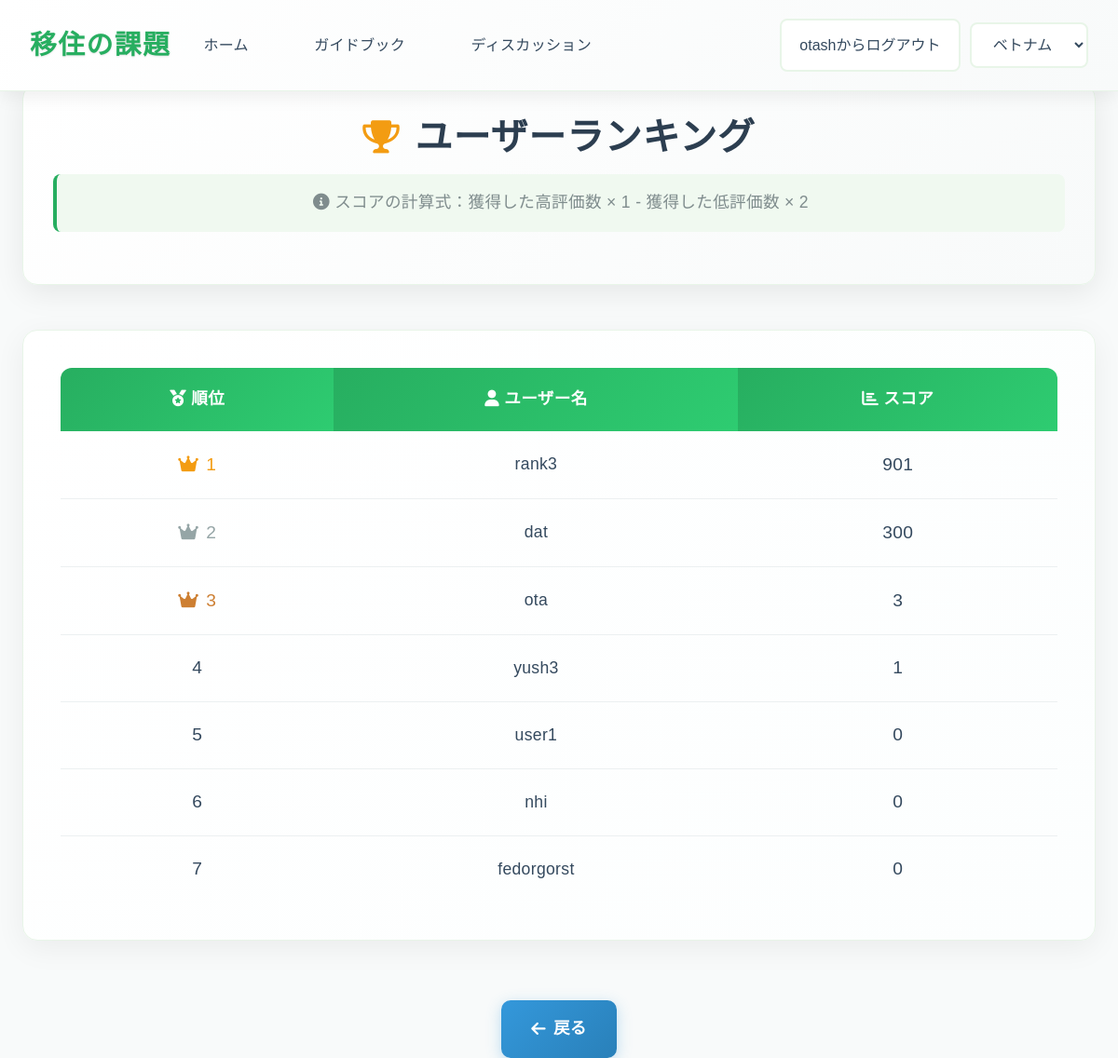
Page /discussions/ranking/ (signed in) on the committed database.
### app1/models.py (models this page shows, shortened)
class UserName(models.Model):
    id=models.UUIDField(primary_key=True,default=uuid.uuid4,editable=False)
    user_name=models.CharField(max_length=50,verbose_name="ユーザ名")
    password=models.CharField(max_length=50,null=True,blank=True,verbose_name="パスワード")
    score=models.IntegerField(default=0,verbose_name="スコア")

### app1/views.py (the view)
class RankingView(View):
    def get(self,request):
        users = UserName.objects.all().order_by('-score')
        return render(request,"app1/ranking.html",{"users":users})

### templates/app1/ranking.html (shortened to what this page needs)
<!DOCTYPE html>
<html lang="ja">
<head>
    <link rel="stylesheet" href="https://cdnjs.cloudflare.com/ajax/libs/font-awesome/6.0.0-beta3/css/all.min.css">
    <link rel="stylesheet" href="https://cdn.jsdelivr.net/npm/bootstrap@4.1.3/dist/css/bootstrap.min.css">
    {% load static %}
    <link rel="stylesheet" href="{% static 'app1/css/ranking_style.css' %}">
</head>
<body>
    <header class="navbar">
        <div class="navbar-brand">移住の課題</div>
        <nav class="navbar-menu">
            <a href="{% url 'app1:index' %}" class="nav-item active" style="text-decoration: none;">ホーム</a>
            <a href="{% url 'app1:general' %}" class="nav-item" style="text-decoration: none;">ガイドブック</a>
            <a href="{% url 'app1:discussions' %}" class="nav-item" style="text-decoration: none;">ディスカッション</a>
        </nav>
        {% if request.user.is_authenticated %}
        <form action="{% url 'accounts:logout' %}" method="post" style="margin: 0 0 0 auto; margin-right: 10px;">
            <button type="submit" id="country-select" class="country-select" style="background-color: white;">{{request.user}}からログアウト</button>
        </form>
        {% else %}
        <button onclick="location.href='/login'" id="country-select" class="country-select" style="margin: 0 0 0 auto; margin-right: 10px; background-color: white;" >ログイン/新規登録</button>
        {% endif %}
        <div class="navbar-actions">
            <select id="country-select" class="country-select">
                <option value="ベトナム">ベトナム</option>
            </select>
        </div>
    </header>
    <main class="container">
        <div class="ranking-header">
            <h1>
                <i class="fas fa-trophy"></i>
                ユーザーランキング
            </h1>
            <div class="ranking-description">
                <i class="fas fa-info-circle"></i>
                スコアの計算式：獲得した高評価数 × 1 - 獲得した低評価数 × 2
            </div>
        </div>
        <div class="ranking-table-container">
            <table class="ranking-table">
                <thead>
                    <tr>
                        <th scope="col"><i class="fas fa-medal"></i> 順位</th>
                        <th scope="col"><i class="fas fa-user"></i> ユーザー名</th>
                        <th scope="col"><i class="fas fa-chart-bar"></i> スコア</th>
                    </tr>
                </thead>
                <tbody>
                    {% for user in users %}
                    <tr>
                        <td class="rank-position {% if forloop.counter == 1 %}first{% elif forloop.counter == 2 %}second{% elif forloop.counter == 3 %}third{% endif %}">{{forloop.counter}}</td>
                        <td class="user-name">{{user.user_name}}</td>
                        <td class="user-score {% if user.score > 0 %}positive-score{% elif user.score < 0 %}negative-score{% else %}zero-score{% endif %}">{{user.score}}</td>
                    </tr>
                    {% endfor %}
                </tbody>
            </table>
        </div>
        <div class="back-button-container">
            <button onclick="location.href='/discussions'" class="back-button">
                <i class="fas fa-arrow-left"></i>
                戻る
            </button>
        </div>
    </main>
</body>
</html>

### app1/static/app1/css/ranking_style.css (style rules this page uses)
body { font-family: 'Noto Sans JP', 'Hiragino Kaku Gothic ProN', 'Hiragino Sans', Meiryo, sans-serif; margin: 0; padding: 0; background-color: #f8fafa; color: #2c3e50; line-height: 1.7; font-size: 16px; letter-spacing: 0.02em; }
.container { padding-top: 90px; padding-left: 1.5rem; padding-right: 1.5rem; max-width: 1400px; margin: 0 auto; }
.navbar { display: flex; justify-content: space-between; align-items: center; background: linear-gradient(135deg, #ffffff 0%, #f8fafa 100%); padding: 1.2rem 2rem; box-shadow: 0 4px 20px rgba(0, 0, 0, 0.08); position: fixed; width: 100%; top: 0; left: 0; z-index: 1000; border-bottom: 1px solid #e8f5e8; }
.navbar-brand { font-weight: 700; font-size: 1.8rem; color: #27ae60; letter-spacing: 0.05em; text-shadow: 0 1px 2px rgba(0, 0, 0, 0.1); }
.navbar-menu { display: flex; gap: 2rem; }
.nav-item { text-decoration: none; color: #34495e; font-weight: 500; padding: 0.8rem 1.2rem; border-radius: 8px; transition: all 0.3s ease; letter-spacing: 0.02em; }
.navbar-actions { display: flex; align-items: center; gap: 1rem; }
.country-select { padding: 0.8rem 1.2rem; border-radius: 8px; border: 2px solid #e8f5e8; font-size: 1rem; background-color: #ffffff; color: #34495e; transition: all 0.3s ease; font-weight: 500; }
.ranking-header { text-align: center; margin-bottom: 3rem; padding: 2rem; background: linear-gradient(135deg, #ffffff 0%, #f8fafa 100%); border-radius: 16px; box-shadow: 0 8px 32px rgba(0, 0, 0, 0.08); border: 1px solid #e8f5e8; }
.ranking-header h1 { font-size: 2.5rem; color: #2c3e50; font-weight: 700; margin-bottom: 1rem; letter-spacing: 0.02em; display: flex; align-items: center; justify-content: center; gap: 1rem; }
.ranking-header h1 i { color: #f39c12; font-size: 2.2rem; }
.ranking-description { font-size: 1.1rem; color: #7f8c8d; margin-bottom: 1.5rem; padding: 1rem 2rem; background-color: #f0f9f0; border-radius: 8px; border-left: 4px solid #27ae60; }
.ranking-table-container { background: linear-gradient(135deg, #ffffff 0%, #fcfefe 100%); border-radius: 16px; padding: 2.5rem; box-shadow: 0 8px 32px rgba(0, 0, 0, 0.06); border: 1px solid #e8f5e8; margin-bottom: 2rem; }
.ranking-table { width: 100%; border-collapse: collapse; font-size: 1rem; }
.ranking-table thead th { background: linear-gradient(135deg, #27ae60 0%, #2ecc71 100%); color: white; padding: 1.2rem 1.5rem; text-align: center; font-weight: 600; font-size: 1.1rem; letter-spacing: 0.02em; border: none; }
.ranking-table thead th:first-child { border-top-left-radius: 12px; }
.ranking-table thead th:last-child { border-top-right-radius: 12px; }
.ranking-table tbody tr { transition: all 0.3s ease; border-bottom: 1px solid #ecf0f1; }
.ranking-table tbody tr:last-child { border-bottom: none; }
.ranking-table td { padding: 1.2rem 1.5rem; text-align: center; color: #34495e; font-weight: 500; border: none; }
.rank-position { font-weight: 700; font-size: 1.2rem; position: relative; }
.rank-position.first { color: #f39c12; }
.rank-position.second { color: #95a5a6; }
.rank-position.third { color: #cd7f32; }
.rank-position.first::before { content: "\f521"; font-family: "Font Awesome 6 Free"; font-weight: 900; margin-right: 0.5rem; color: #f39c12; }
.rank-position.second::before { content: "\f521"; font-family: "Font Awesome 6 Free"; font-weight: 900; margin-right: 0.5rem; color: #95a5a6; }
.rank-position.third::before { content: "\f521"; font-family: "Font Awesome 6 Free"; font-weight: 900; margin-right: 0.5rem; color: #cd7f32; }
.user-name { font-weight: 600; font-size: 1.1rem; color: #2c3e50; }
.user-score { font-weight: 700; font-size: 1.2rem; color: #27ae60; }
.positive-score { color: #27ae60; }
.zero-score { color: #7f8c8d; }
.back-button { display: inline-flex; align-items: center; background: linear-gradient(135deg, #3498db 0%, #2980b9 100%); color: #fff; padding: 1rem 2rem; border-radius: 10px; text-decoration: none; font-weight: 600; font-size: 1.1rem; letter-spacing: 0.02em; transition: all 0.3s ease; box-shadow: 0 4px 16px rgba(52, 152, 219, 0.3); border: none; cursor: pointer; margin-top: 2rem; }
.back-button i { margin-right: 0.5rem; }
.back-button-container { text-align: center; }

### rows in the picture
UserName: user_name "rank3", score "901"
UserName: user_name "dat", score "300"
UserName: user_name "ota", score "3"
UserName: user_name "yush3", score "1"
UserName: user_name "user1", score "0"
UserName: user_name "nhi", score "0"
UserName: user_name "fedorgorst", score "0"

### other values in the picture
{{ request.user }} "otash"
